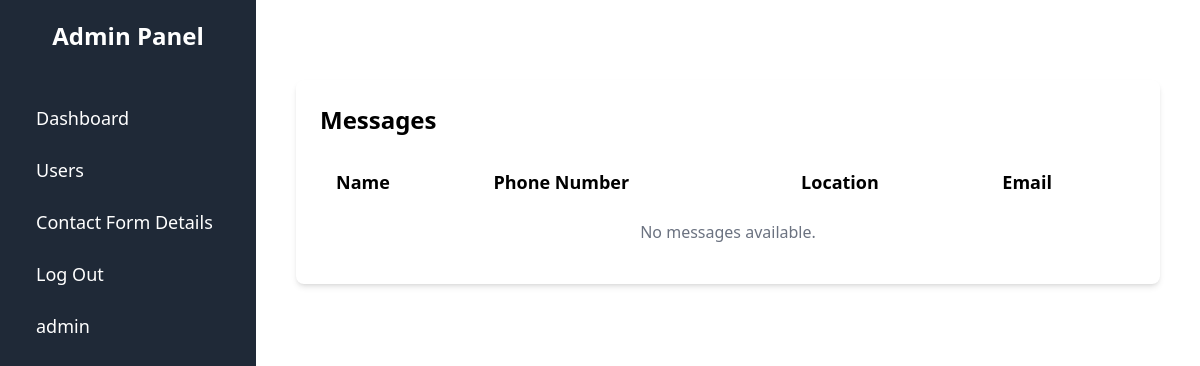
Page /adminpanel (signed in) on the earlier database version.
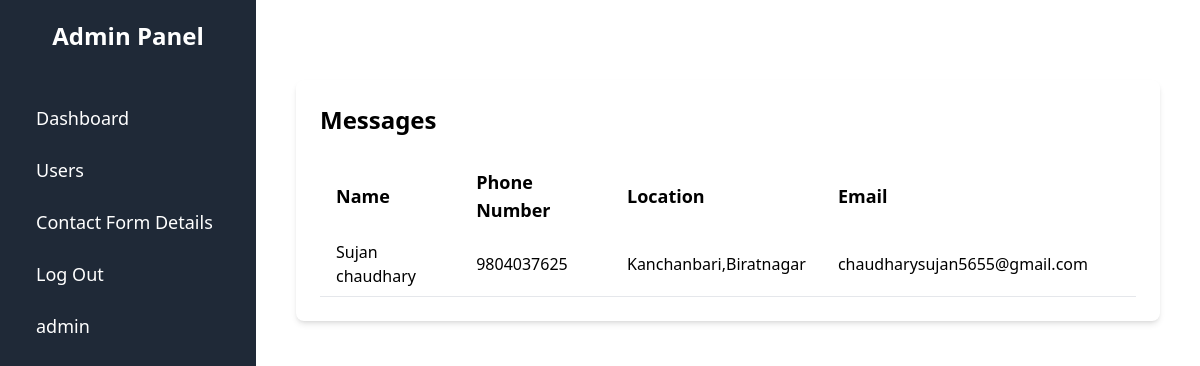
Same page on the later database version.
### app/models.py (models this page shows, shortened)
class Contact(models.Model):
    name = models.CharField(max_length=100)
    phone_number = models.CharField(max_length=15)
    location = models.CharField(max_length=255)
    email = models.EmailField()

### app/views.py (the view)
# urls.py: path('adminpanel',admin_panel,name='adminPanel'),
@login_required
def admin_panel(request):
    if request.user.is_superuser:
        property=Property.objects.all()
        messages=Contact.objects.all()
    else:
        property=Property.objects.filter(seller=request.user)
        messages=[]
    context={
        'property':property,
        'messages':messages
    }
    return render(request, 'adminPanel.html',context)

### app/templates/adminPanel.html (shortened to what this page needs)
<!DOCTYPE html>
<html lang="en">
<head>
    <script src="https://cdn.tailwindcss.com"></script>
</head>
<body class="flex h-screen bg-gray-100">
    <div class="w-64 bg-gray-800 text-white flex flex-col p-5">
        <h2 class="text-2xl font-semibold text-center mb-10">Admin Panel</h2>
        <a href="manageproperty" class="text-lg py-3 px-4 hover:bg-gray-700 rounded-md">Dashboard</a>
        <a href="users" class="text-lg py-3 px-4 hover:bg-gray-700 rounded-md">Users</a>
        <a href="adminpanel"class="text-lg py-3 px-4 hover:bg-gray-700 rounded-md">Contact Form Details</a>
        <a href="logout/" class="text-lg py-3 px-4 hover:bg-gray-700 rounded-md">Log Out</a>
        <a href="#" class="text-lg py-3 px-4 hover:bg-gray-700 rounded-md">{{request.user}}</a>
    </div>
    <div class="flex-1 bg-white p-10">
        <div class="mt-10 bg-white p-6 rounded-lg shadow-md">
            <h2 class="text-2xl font-semibold mb-6">Messages</h2>
            <table class="w-full table-auto">
                <thead>
                    <tr>
                        <th class="px-4 py-2 text-left text-lg font-semibold">Name</th>
                        <th class="px-4 py-2 text-left text-lg font-semibold">Phone Number</th>
                        <th class="px-4 py-2 text-left text-lg font-semibold">Location</th>
                        <th class="px-4 py-2 text-left text-lg font-semibold">Email</th>
                    </tr>
                </thead>
                <tbody>
                    {% for msg in messages %}
                    <tr class="border-b">
                        <td class="px-4 py-2">{{ msg.name }}</td>
                        <td class="px-4 py-2">{{ msg.phone_number }}</td>
                        <td class="px-4 py-2">{{ msg.location }}</td>
                        <td class="px-4 py-2">{{ msg.email }}</td>
                        <td class="px-4 py-2">
                    </tr>
                    {% empty %}
                    <tr>
                        <td colspan="5" class="text-center py-4 text-gray-500">No messages available.</td>
                    </tr>
                    {% endfor %}
                </tbody>
            </table>
        </div>
    </div>
</body>
</html>

Differences in the rows shown:
added Contact: name "Sujan chaudhary", phone_number "9804037625", location "Kanchanbari,Biratnagar", email "chaudharysujan5655@gmail.com"
Other differences:
text no longer shown: "No messages available."
